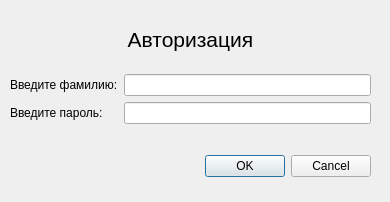
<?xml version="1.0" encoding="UTF-8"?>
<ui version="4.0">
 <class>authForm</class>
 <widget class="QDialog" name="authForm">
  <property name="geometry">
   <rect>
    <x>0</x>
    <y>0</y>
    <width>390</width>
    <height>202</height>
   </rect>
  </property>
  <property name="windowTitle">
   <string>Dialog</string>
  </property>
  <widget class="QDialogButtonBox" name="buttonBox">
   <property name="geometry">
    <rect>
     <x>30</x>
     <y>150</y>
     <width>341</width>
     <height>32</height>
    </rect>
   </property>
   <property name="orientation">
    <enum>Qt::Horizontal</enum>
   </property>
   <property name="standardButtons">
    <set>QDialogButtonBox::Cancel|QDialogButtonBox::Ok</set>
   </property>
  </widget>
  <widget class="QWidget" name="gridLayoutWidget">
   <property name="geometry">
    <rect>
     <x>10</x>
     <y>10</y>
     <width>361</width>
     <height>131</height>
    </rect>
   </property>
   <layout class="QGridLayout" name="gridLayout">
    <item row="2" column="0" colspan="2">
     <spacer name="verticalSpacer">
      <property name="orientation">
       <enum>Qt::Vertical</enum>
      </property>
      <property name="sizeHint" stdset="0">
       <size>
        <width>20</width>
        <height>40</height>
       </size>
      </property>
     </spacer>
    </item>
    <item row="1" column="0" colspan="2">
     <widget class="QLabel" name="label">
      <property name="font">
       <font>
        <pointsize>16</pointsize>
       </font>
      </property>
      <property name="text">
       <string>Авторизация</string>
      </property>
      <property name="alignment">
       <set>Qt::AlignCenter</set>
      </property>
     </widget>
    </item>
    <item row="3" column="0">
     <widget class="QLabel" name="label_2">
      <property name="text">
       <string>Введите фамилию:</string>
      </property>
     </widget>
    </item>
    <item row="3" column="1">
     <widget class="QLineEdit" name="surnameEdit"/>
    </item>
    <item row="5" column="1">
     <widget class="QLineEdit" name="passwordEdit"/>
    </item>
    <item row="5" column="0">
     <widget class="QLabel" name="label_3">
      <property name="text">
       <string>Введите пароль:</string>
      </property>
     </widget>
    </item>
    <item row="6" column="0" colspan="2">
     <spacer name="verticalSpacer_3">
      <property name="orientation">
       <enum>Qt::Vertical</enum>
      </property>
      <property name="sizeHint" stdset="0">
       <size>
        <width>20</width>
        <height>40</height>
       </size>
      </property>
     </spacer>
    </item>
    <item row="0" column="0" colspan="2">
     <spacer name="verticalSpacer_2">
      <property name="orientation">
       <enum>Qt::Vertical</enum>
      </property>
      <property name="sizeHint" stdset="0">
       <size>
        <width>20</width>
        <height>40</height>
       </size>
      </property>
     </spacer>
    </item>
   </layout>
  </widget>
 </widget>
 <resources/>
 <connections>
  <connection>
   <sender>buttonBox</sender>
   <signal>accepted()</signal>
   <receiver>authForm</receiver>
   <slot>accept()</slot>
   <hints>
    <hint type="sourcelabel">
     <x>248</x>
     <y>254</y>
    </hint>
    <hint type="destinationlabel">
     <x>157</x>
     <y>274</y>
    </hint>
   </hints>
  </connection>
  <connection>
   <sender>buttonBox</sender>
   <signal>rejected()</signal>
   <receiver>authForm</receiver>
   <slot>reject()</slot>
   <hints>
    <hint type="sourcelabel">
     <x>316</x>
     <y>260</y>
    </hint>
    <hint type="destinationlabel">
     <x>286</x>
     <y>274</y>
    </hint>
   </hints>
  </connection>
 </connections>
</ui>
